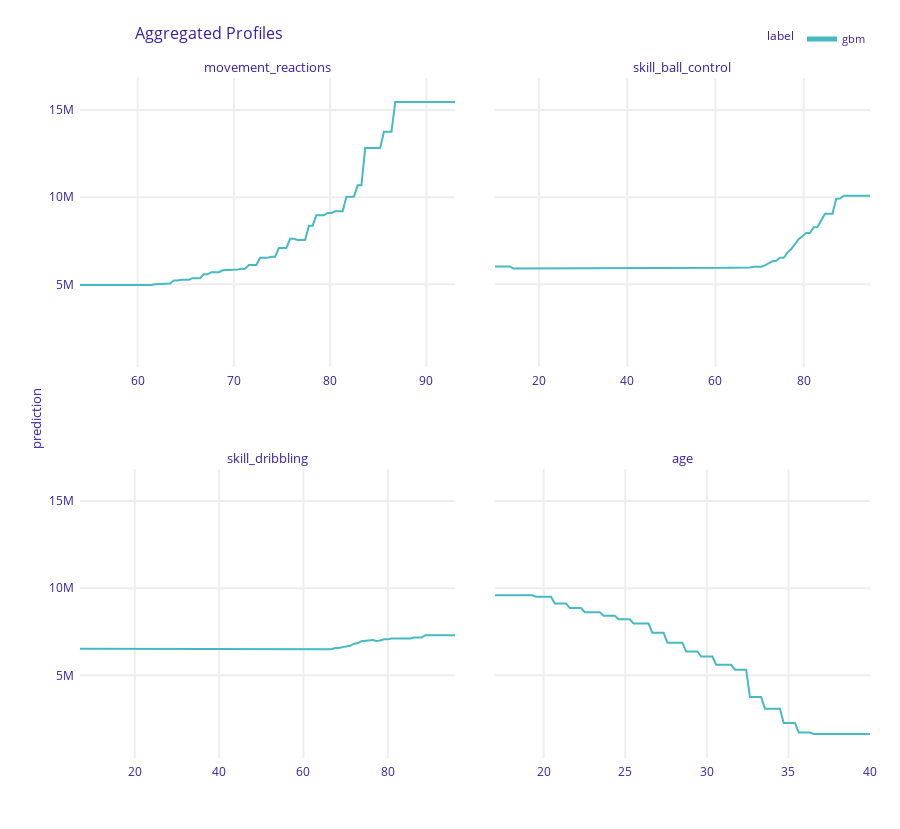

Here is the notebook cell this chart was saved with:
### Code cell
fifa_mp_gbm = fifa_gbm_exp.model_profile()

fifa_mp_gbm.plot(variables = ['movement_reactions',
    'skill_ball_control', 'skill_dribbling', 'age'])

### Figure 1 — Plotly figure (JSON) as saved in the notebook; plotly's stock layout.template omitted (floating-point values rounded to 4 significant figures; data arrays with more than 128 entries replaced by an {"elided": "..."} marker saying what was removed)
{"data": [{"customdata": {"elided": "101x3 mixed values"}, "hovertemplate": "<b>%{hovertext}</b><br><br>prediction=%{y:.3f}<br>mean_prediction=%{customdata[0]:.3f}<extra></extra>", "hovertext": ["gbm", "gbm", "gbm", "gbm", "gbm", "gbm", "gbm", "gbm", "gbm", "gbm", "gbm", "gbm", "gbm", "gbm", "gbm", "gbm", "gbm", "gbm", "gbm", "gbm", "gbm", "gbm", "gbm", "gbm", "gbm", "gbm", "gbm", "gbm", "gbm", "gbm", "gbm", "gbm", "gbm", "gbm", "gbm", "gbm", "gbm", "gbm", "gbm", "gbm", "gbm", "gbm", "gbm", "gbm", "gbm", "gbm", "gbm", "gbm", "gbm", "gbm", "gbm", "gbm", "gbm", "gbm", "gbm", "gbm", "gbm", "gbm", "gbm", "gbm", "gbm", "gbm", "gbm", "gbm", "gbm", "gbm", "gbm", "gbm", "gbm", "gbm", "gbm", "gbm", "gbm", "gbm", "gbm", "gbm", "gbm", "gbm", "gbm", "gbm", "gbm", "gbm", "gbm", "gbm", "gbm", "gbm", "gbm", "gbm", "gbm", "gbm", "gbm", "gbm", "gbm", "gbm", "gbm", "gbm", "gbm", "gbm", "gbm", "gbm", "gbm"], "legendgroup": "gbm", "line": {"color": "#46bac2", "dash": "solid", "width": 2}, "marker": {"symbol": "circle"}, "mode": "lines", "name": "gbm", "opacity": 1, "orientation": "v", "showlegend": true, "type": "scatter", "x": [54, 54.39, 54.78, 55.17, 55.56, 55.95, 56.34, 56.73, 57.12, 57.51, 57.9, 58.29, 58.68, 59.07, 59.46, 59.85, 60.24, 60.63, 61.02, 61.41, 61.8, 62.19, 62.58, 62.97, 63.36, 63.75, 64.14, 64.53, 64.92, 65.31, 65.7, 66.09, 66.48, 66.87, 67.26, 67.65, 68.04, 68.43, 68.82, 69.21, 69.6, 69.99, 70.38, 70.77, 71.16, 71.55, 71.94, 72.33, 72.72, 73.11, 73.5, 73.89, 74.28, 74.67, 75.06, 75.45, 75.84, 76.23, 76.62, 77.01, 77.4, 77.79, 78.18, 78.57, 78.96, 79.35, 79.74, 80.13, 80.52, 80.91, 81.3, 81.69, 82.08, 82.47, 82.86, 83.25, 83.64, 84.03, 84.42, 84.81, 85.2, 85.59, 85.98, 86.37, 86.76, 87.15, 87.54, 87.93, 88.32, 88.71, 89.1, 89.49, 89.88, 90.27, 90.66, 91.05, 91.44, 91.83, 92.22, 92.61, 93], "xaxis": "x3", "y": [4959000.0, 4959000.0, 4959000.0, 4959000.0, 4959000.0, 4959000.0, 4959000.0, 4959000.0, 4959000.0, 4959000.0, 4959000.0, 4959000.0, 4959000.0, 4959000.0, 4959000.0, 4959000.0, 4959000.0, 4959000.0, 4959000.0, 4959000.0, 5004000.0, 5004000.0, 5047000.0, 5047000.0, 5047000.0, 5221000.0, 5221000.0, 5268000.0, 5268000.0, 5268000.0, 5354000.0, 5354000.0, 5354000.0, 5574000.0, 5574000.0, 5698000.0, 5698000.0, 5698000.0, 5809000.0, 5809000.0, 5846000.0, 5846000.0, 5846000.0, 5893000.0, 5893000.0, 6115000.0, 6115000.0, 6115000.0, 6524000.0, 6524000.0, 6524000.0, 6578000.0, 6578000.0, 7082000.0, 7082000.0, 7082000.0, 7612000.0, 7612000.0, 7543000.0, 7543000.0, 7543000.0, 8369000.0, 8369000.0, 8965000.0, 8965000.0, 8965000.0, 9097000.0, 9097000.0, 9190000.0, 9190000.0, 9190000.0, 10020000.0, 10020000.0, 10020000.0, 10680000.0, 10680000.0, 12830000.0, 12830000.0, 12830000.0, 12830000.0, 12830000.0, 13760000.0, 13760000.0, 13760000.0, 15460000.0, 15460000.0, 15460000.0, 15460000.0, 15460000.0, 15460000.0, 15460000.0, 15460000.0, 15460000.0, 15460000.0, 15460000.0, 15460000.0, 15460000.0, 15460000.0, 15460000.0, 15460000.0, 15460000.0], "yaxis": "y3"}, {"customdata": {"elided": "101x3 mixed values"}, "hovertemplate": "<b>%{hovertext}</b><br><br>prediction=%{y:.3f}<br>mean_prediction=%{customdata[0]:.3f}<extra></extra>", "hovertext": ["gbm", "gbm", "gbm", "gbm", "gbm", "gbm", "gbm", "gbm", "gbm", "gbm", "gbm", "gbm", "gbm", "gbm", "gbm", "gbm", "gbm", "gbm", "gbm", "gbm", "gbm", "gbm", "gbm", "gbm", "gbm", "gbm", "gbm", "gbm", "gbm", "gbm", "gbm", "gbm", "gbm", "gbm", "gbm", "gbm", "gbm", "gbm", "gbm", "gbm", "gbm", "gbm", "gbm", "gbm", "gbm", "gbm", "gbm", "gbm", "gbm", "gbm", "gbm", "gbm", "gbm", "gbm", "gbm", "gbm", "gbm", "gbm", "gbm", "gbm", "gbm", "gbm", "gbm", "gbm", "gbm", "gbm", "gbm", "gbm", "gbm", "gbm", "gbm", "gbm", "gbm", "gbm", "gbm", "gbm", "gbm", "gbm", "gbm", "gbm", "gbm", "gbm", "gbm", "gbm", "gbm", "gbm", "gbm", "gbm", "gbm", "gbm", "gbm", "gbm", "gbm", "gbm", "gbm", "gbm", "gbm", "gbm", "gbm", "gbm", "gbm"], "legendgroup": "gbm", "line": {"color": "#46bac2", "dash": "solid", "width": 2}, "marker": {"symbol": "circle"}, "mode": "lines", "name": "gbm", "opacity": 1, "orientation": "v", "showlegend": false, "type": "scatter", "x": [10, 10.85, 11.7, 12.55, 13.4, 14.25, 15.1, 15.95, 16.8, 17.65, 18.5, 19.35, 20.2, 21.05, 21.9, 22.75, 23.6, 24.45, 25.3, 26.15, 27, 27.85, 28.7, 29.55, 30.4, 31.25, 32.1, 32.95, 33.8, 34.65, 35.5, 36.35, 37.2, 38.05, 38.9, 39.75, 40.6, 41.45, 42.3, 43.15, 44, 44.85, 45.7, 46.55, 47.4, 48.25, 49.1, 49.95, 50.8, 51.65, 52.5, 53.35, 54.2, 55.05, 55.9, 56.75, 57.6, 58.45, 59.3, 60.15, 61, 61.85, 62.7, 63.55, 64.4, 65.25, 66.1, 66.95, 67.8, 68.65, 69.5, 70.35, 71.2, 72.05, 72.9, 73.75, 74.6, 75.45, 76.3, 77.15, 78, 78.85, 79.7, 80.55, 81.4, 82.25, 83.1, 83.95, 84.8, 85.65, 86.5, 87.35, 88.2, 89.05, 89.9, 90.75, 91.6, 92.45, 93.3, 94.15, 95], "xaxis": "x4", "y": [6024000.0, 6024000.0, 6024000.0, 6024000.0, 6024000.0, 5907000.0, 5907000.0, 5907000.0, 5907000.0, 5908000.0, 5908000.0, 5911000.0, 5911000.0, 5911000.0, 5911000.0, 5911000.0, 5911000.0, 5911000.0, 5912000.0, 5912000.0, 5912000.0, 5912000.0, 5912000.0, 5912000.0, 5912000.0, 5912000.0, 5912000.0, 5912000.0, 5912000.0, 5912000.0, 5912000.0, 5912000.0, 5912000.0, 5912000.0, 5912000.0, 5912000.0, 5912000.0, 5912000.0, 5912000.0, 5912000.0, 5912000.0, 5912000.0, 5912000.0, 5912000.0, 5912000.0, 5912000.0, 5912000.0, 5912000.0, 5912000.0, 5912000.0, 5912000.0, 5912000.0, 5916000.0, 5918000.0, 5933000.0, 5933000.0, 5933000.0, 5933000.0, 5933000.0, 5933000.0, 5945000.0, 5948000.0, 5948000.0, 5958000.0, 5958000.0, 5958000.0, 5958000.0, 5963000.0, 5972000.0, 6006000.0, 6006000.0, 6008000.0, 6085000.0, 6210000.0, 6326000.0, 6357000.0, 6523000.0, 6523000.0, 6819000.0, 7024000.0, 7278000.0, 7591000.0, 7756000.0, 7948000.0, 7948000.0, 8279000.0, 8291000.0, 8685000.0, 9054000.0, 9054000.0, 9054000.0, 9914000.0, 9929000.0, 10090000.0, 10090000.0, 10090000.0, 10090000.0, 10090000.0, 10090000.0, 10090000.0, 10090000.0], "yaxis": "y4"}, {"customdata": {"elided": "101x3 mixed values"}, "hovertemplate": "<b>%{hovertext}</b><br><br>prediction=%{y:.3f}<br>mean_prediction=%{customdata[0]:.3f}<extra></extra>", "hovertext": ["gbm", "gbm", "gbm", "gbm", "gbm", "gbm", "gbm", "gbm", "gbm", "gbm", "gbm", "gbm", "gbm", "gbm", "gbm", "gbm", "gbm", "gbm", "gbm", "gbm", "gbm", "gbm", "gbm", "gbm", "gbm", "gbm", "gbm", "gbm", "gbm", "gbm", "gbm", "gbm", "gbm", "gbm", "gbm", "gbm", "gbm", "gbm", "gbm", "gbm", "gbm", "gbm", "gbm", "gbm", "gbm", "gbm", "gbm", "gbm", "gbm", "gbm", "gbm", "gbm", "gbm", "gbm", "gbm", "gbm", "gbm", "gbm", "gbm", "gbm", "gbm", "gbm", "gbm", "gbm", "gbm", "gbm", "gbm", "gbm", "gbm", "gbm", "gbm", "gbm", "gbm", "gbm", "gbm", "gbm", "gbm", "gbm", "gbm", "gbm", "gbm", "gbm", "gbm", "gbm", "gbm", "gbm", "gbm", "gbm", "gbm", "gbm", "gbm", "gbm", "gbm", "gbm", "gbm", "gbm", "gbm", "gbm", "gbm", "gbm", "gbm"], "legendgroup": "gbm", "line": {"color": "#46bac2", "dash": "solid", "width": 2}, "marker": {"symbol": "circle"}, "mode": "lines", "name": "gbm", "opacity": 1, "orientation": "v", "showlegend": false, "type": "scatter", "x": [7, 7.89, 8.78, 9.67, 10.56, 11.45, 12.34, 13.23, 14.12, 15.01, 15.9, 16.79, 17.68, 18.57, 19.46, 20.35, 21.24, 22.13, 23.02, 23.91, 24.8, 25.69, 26.58, 27.47, 28.36, 29.25, 30.14, 31.03, 31.92, 32.81, 33.7, 34.59, 35.48, 36.37, 37.26, 38.15, 39.04, 39.93, 40.82, 41.71, 42.6, 43.49, 44.38, 45.27, 46.16, 47.05, 47.94, 48.83, 49.72, 50.61, 51.5, 52.39, 53.28, 54.17, 55.06, 55.95, 56.84, 57.73, 58.62, 59.51, 60.4, 61.29, 62.18, 63.07, 63.96, 64.85, 65.74, 66.63, 67.52, 68.41, 69.3, 70.19, 71.08, 71.97, 72.86, 73.75, 74.64, 75.53, 76.42, 77.31, 78.2, 79.09, 79.98, 80.87, 81.76, 82.65, 83.54, 84.43, 85.32, 86.21, 87.1, 87.99, 88.88, 89.77, 90.66, 91.55, 92.44, 93.33, 94.22, 95.11, 96], "xaxis": "x", "y": [6523000.0, 6523000.0, 6523000.0, 6523000.0, 6523000.0, 6523000.0, 6523000.0, 6523000.0, 6523000.0, 6492000.0, 6492000.0, 6492000.0, 6492000.0, 6492000.0, 6492000.0, 6492000.0, 6492000.0, 6492000.0, 6492000.0, 6492000.0, 6492000.0, 6492000.0, 6492000.0, 6492000.0, 6492000.0, 6492000.0, 6492000.0, 6492000.0, 6492000.0, 6492000.0, 6492000.0, 6492000.0, 6492000.0, 6492000.0, 6492000.0, 6492000.0, 6492000.0, 6492000.0, 6492000.0, 6492000.0, 6492000.0, 6492000.0, 6492000.0, 6492000.0, 6492000.0, 6493000.0, 6493000.0, 6493000.0, 6493000.0, 6493000.0, 6493000.0, 6493000.0, 6492000.0, 6492000.0, 6492000.0, 6492000.0, 6492000.0, 6492000.0, 6491000.0, 6491000.0, 6491000.0, 6491000.0, 6491000.0, 6492000.0, 6492000.0, 6493000.0, 6499000.0, 6499000.0, 6569000.0, 6569000.0, 6619000.0, 6674000.0, 6694000.0, 6815000.0, 6838000.0, 6958000.0, 6973000.0, 7023000.0, 7023000.0, 6977000.0, 6997000.0, 7065000.0, 7065000.0, 7115000.0, 7115000.0, 7115000.0, 7115000.0, 7115000.0, 7115000.0, 7169000.0, 7169000.0, 7169000.0, 7305000.0, 7305000.0, 7305000.0, 7305000.0, 7305000.0, 7305000.0, 7305000.0, 7305000.0, 7305000.0], "yaxis": "y"}, {"customdata": {"elided": "101x3 mixed values"}, "hovertemplate": "<b>%{hovertext}</b><br><br>prediction=%{y:.3f}<br>mean_prediction=%{customdata[0]:.3f}<extra></extra>", "hovertext": ["gbm", "gbm", "gbm", "gbm", "gbm", "gbm", "gbm", "gbm", "gbm", "gbm", "gbm", "gbm", "gbm", "gbm", "gbm", "gbm", "gbm", "gbm", "gbm", "gbm", "gbm", "gbm", "gbm", "gbm", "gbm", "gbm", "gbm", "gbm", "gbm", "gbm", "gbm", "gbm", "gbm", "gbm", "gbm", "gbm", "gbm", "gbm", "gbm", "gbm", "gbm", "gbm", "gbm", "gbm", "gbm", "gbm", "gbm", "gbm", "gbm", "gbm", "gbm", "gbm", "gbm", "gbm", "gbm", "gbm", "gbm", "gbm", "gbm", "gbm", "gbm", "gbm", "gbm", "gbm", "gbm", "gbm", "gbm", "gbm", "gbm", "gbm", "gbm", "gbm", "gbm", "gbm", "gbm", "gbm", "gbm", "gbm", "gbm", "gbm", "gbm", "gbm", "gbm", "gbm", "gbm", "gbm", "gbm", "gbm", "gbm", "gbm", "gbm", "gbm", "gbm", "gbm", "gbm", "gbm", "gbm", "gbm", "gbm", "gbm", "gbm"], "legendgroup": "gbm", "line": {"color": "#46bac2", "dash": "solid", "width": 2}, "marker": {"symbol": "circle"}, "mode": "lines", "name": "gbm", "opacity": 1, "orientation": "v", "showlegend": false, "type": "scatter", "x": [17, 17.23, 17.46, 17.69, 17.92, 18.15, 18.38, 18.61, 18.84, 19.07, 19.3, 19.53, 19.76, 19.99, 20.22, 20.45, 20.68, 20.91, 21.14, 21.37, 21.6, 21.83, 22.06, 22.29, 22.52, 22.75, 22.98, 23.21, 23.44, 23.67, 23.9, 24.13, 24.36, 24.59, 24.82, 25.05, 25.28, 25.51, 25.74, 25.97, 26.2, 26.43, 26.66, 26.89, 27.12, 27.35, 27.58, 27.81, 28.04, 28.27, 28.5, 28.73, 28.96, 29.19, 29.42, 29.65, 29.88, 30.11, 30.34, 30.57, 30.8, 31.03, 31.26, 31.49, 31.72, 31.95, 32.18, 32.41, 32.64, 32.87, 33.1, 33.33, 33.56, 33.79, 34.02, 34.25, 34.48, 34.71, 34.94, 35.17, 35.4, 35.63, 35.86, 36.09, 36.32, 36.55, 36.78, 37.01, 37.24, 37.47, 37.7, 37.93, 38.16, 38.39, 38.62, 38.85, 39.08, 39.31, 39.54, 39.77, 40], "xaxis": "x2", "y": [9596000.0, 9596000.0, 9596000.0, 9596000.0, 9596000.0, 9596000.0, 9596000.0, 9596000.0, 9596000.0, 9596000.0, 9596000.0, 9510000.0, 9510000.0, 9510000.0, 9510000.0, 9510000.0, 9126000.0, 9126000.0, 9126000.0, 9126000.0, 8863000.0, 8863000.0, 8863000.0, 8863000.0, 8623000.0, 8623000.0, 8623000.0, 8623000.0, 8623000.0, 8419000.0, 8419000.0, 8419000.0, 8419000.0, 8218000.0, 8218000.0, 8218000.0, 8218000.0, 7970000.0, 7970000.0, 7970000.0, 7970000.0, 7970000.0, 7444000.0, 7444000.0, 7444000.0, 7444000.0, 6872000.0, 6872000.0, 6872000.0, 6872000.0, 6872000.0, 6373000.0, 6373000.0, 6373000.0, 6373000.0, 6076000.0, 6076000.0, 6076000.0, 6076000.0, 5607000.0, 5607000.0, 5607000.0, 5607000.0, 5607000.0, 5324000.0, 5324000.0, 5324000.0, 5324000.0, 3757000.0, 3757000.0, 3757000.0, 3757000.0, 3086000.0, 3086000.0, 3086000.0, 3086000.0, 3086000.0, 2271000.0, 2271000.0, 2271000.0, 2271000.0, 1721000.0, 1721000.0, 1721000.0, 1721000.0, 1638000.0, 1638000.0, 1638000.0, 1638000.0, 1638000.0, 1638000.0, 1638000.0, 1638000.0, 1638000.0, 1638000.0, 1638000.0, 1638000.0, 1638000.0, 1638000.0, 1638000.0, 1638000.0], "yaxis": "y2"}], "layout": {"annotations": [{"font": {"size": 13}, "showarrow": false, "text": "skill_dribbling", "x": 0.2375, "xanchor": "center", "xref": "paper", "y": 0.425, "yanchor": "bottom", "yref": "paper"}, {"font": {"size": 13}, "showarrow": false, "text": "age", "x": 0.7625, "xanchor": "center", "xref": "paper", "y": 0.425, "yanchor": "bottom", "yref": "paper"}, {"font": {"size": 13}, "showarrow": false, "text": "movement_reactions", "x": 0.2375, "xanchor": "center", "xref": "paper", "y": 1, "yanchor": "bottom", "yref": "paper"}, {"font": {"size": 13}, "showarrow": false, "text": "skill_ball_control", "x": 0.7625, "xanchor": "center", "xref": "paper", "y": 1, "yanchor": "bottom", "yref": "paper"}, {"font": {"size": 13}, "showarrow": false, "text": "prediction", "textangle": -90, "x": -0.07, "xref": "paper", "y": 0.5, "yref": "paper"}], "font": {"color": "#371ea3"}, "height": 829, "hovermode": "x unified", "legend": {"font": {"size": 11}, "itemsizing": "constant", "orientation": "h", "title": {"font": {"size": 12}, "text": "label"}, "tracegroupgap": 0, "x": 1, "xanchor": "right", "y": 1.036, "yanchor": "bottom"}, "margin": {"b": 71, "r": 30, "t": 78}, "title": {"font": {"size": 16}, "text": "Aggregated Profiles", "x": 0.15}, "xaxis": {"anchor": "y", "automargin": true, "domain": [0, 0.475], "fixedrange": true, "gridwidth": 2, "showticklabels": true, "tickcolor": "white", "ticklen": 3, "ticks": "outside", "title": {"text": ""}, "type": "linear", "zeroline": false}, "xaxis2": {"anchor": "y2", "automargin": true, "domain": [0.525, 1], "fixedrange": true, "gridwidth": 2, "showticklabels": true, "tickcolor": "white", "ticklen": 3, "ticks": "outside", "title": {"text": ""}, "type": "linear", "zeroline": false}, "xaxis3": {"anchor": "y3", "automargin": true, "domain": [0, 0.475], "fixedrange": true, "gridwidth": 2, "showticklabels": true, "tickcolor": "white", "ticklen": 3, "ticks": "outside", "title": {"text": ""}, "type": "linear", "zeroline": false}, "xaxis4": {"anchor": "y4", "automargin": true, "domain": [0.525, 1], "fixedrange": true, "gridwidth": 2, "showticklabels": true, "tickcolor": "white", "ticklen": 3, "ticks": "outside", "title": {"text": ""}, "type": "linear", "zeroline": false}, "yaxis": {"anchor": "x", "automargin": true, "domain": [0, 0.425], "fixedrange": true, "gridwidth": 2, "range": [255200.0, 16840000.0], "tickcolor": "white", "ticklen": 3, "ticks": "outside", "title": {"text": ""}, "type": "linear", "zeroline": false}, "yaxis2": {"anchor": "x2", "automargin": true, "domain": [0, 0.425], "fixedrange": true, "gridwidth": 2, "matches": "y", "showticklabels": false, "tickcolor": "white", "ticklen": 3, "ticks": "outside", "title": {"text": ""}, "type": "linear", "zeroline": false}, "yaxis3": {"anchor": "x3", "automargin": true, "domain": [0.575, 1], "fixedrange": true, "gridwidth": 2, "matches": "y", "range": [255200.0, 16840000.0], "tickcolor": "white", "ticklen": 3, "ticks": "outside", "title": {"text": ""}, "type": "linear", "zeroline": false}, "yaxis4": {"anchor": "x4", "automargin": true, "domain": [0.575, 1], "fixedrange": true, "gridwidth": 2, "matches": "y", "showticklabels": false, "tickcolor": "white", "ticklen": 3, "ticks": "outside", "title": {"text": ""}, "type": "linear", "zeroline": false}}}
